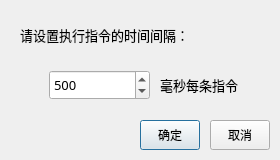
<?xml version="1.0" encoding="UTF-8"?>
<ui version="4.0">
 <class>RunByLineDialog</class>
 <widget class="QDialog" name="RunByLineDialog">
  <property name="geometry">
   <rect>
    <x>0</x>
    <y>0</y>
    <width>280</width>
    <height>160</height>
   </rect>
  </property>
  <property name="windowTitle">
   <string>Dialog</string>
  </property>
  <widget class="QSpinBox" name="spinBox">
   <property name="geometry">
    <rect>
     <x>49</x>
     <y>70</y>
     <width>101</width>
     <height>30</height>
    </rect>
   </property>
   <property name="font">
    <font>
     <family>等线</family>
     <pointsize>10</pointsize>
    </font>
   </property>
   <property name="minimum">
    <number>1</number>
   </property>
   <property name="maximum">
    <number>60000</number>
   </property>
   <property name="singleStep">
    <number>1</number>
   </property>
   <property name="value">
    <number>500</number>
   </property>
  </widget>
  <widget class="QLabel" name="label">
   <property name="geometry">
    <rect>
     <x>160</x>
     <y>70</y>
     <width>110</width>
     <height>30</height>
    </rect>
   </property>
   <property name="font">
    <font>
     <family>Microsoft YaHei UI</family>
     <pointsize>10</pointsize>
    </font>
   </property>
   <property name="text">
    <string>毫秒每条指令</string>
   </property>
  </widget>
  <widget class="QLabel" name="label_2">
   <property name="geometry">
    <rect>
     <x>20</x>
     <y>20</y>
     <width>230</width>
     <height>30</height>
    </rect>
   </property>
   <property name="font">
    <font>
     <family>Microsoft YaHei UI</family>
     <pointsize>10</pointsize>
    </font>
   </property>
   <property name="text">
    <string>请设置执行指令的时间间隔：</string>
   </property>
  </widget>
  <widget class="QPushButton" name="okButton">
   <property name="geometry">
    <rect>
     <x>140</x>
     <y>120</y>
     <width>60</width>
     <height>30</height>
    </rect>
   </property>
   <property name="text">
    <string>确定</string>
   </property>
  </widget>
  <widget class="QPushButton" name="cancelButton">
   <property name="geometry">
    <rect>
     <x>210</x>
     <y>120</y>
     <width>60</width>
     <height>30</height>
    </rect>
   </property>
   <property name="text">
    <string>取消</string>
   </property>
  </widget>
 </widget>
 <resources/>
 <connections/>
</ui>
